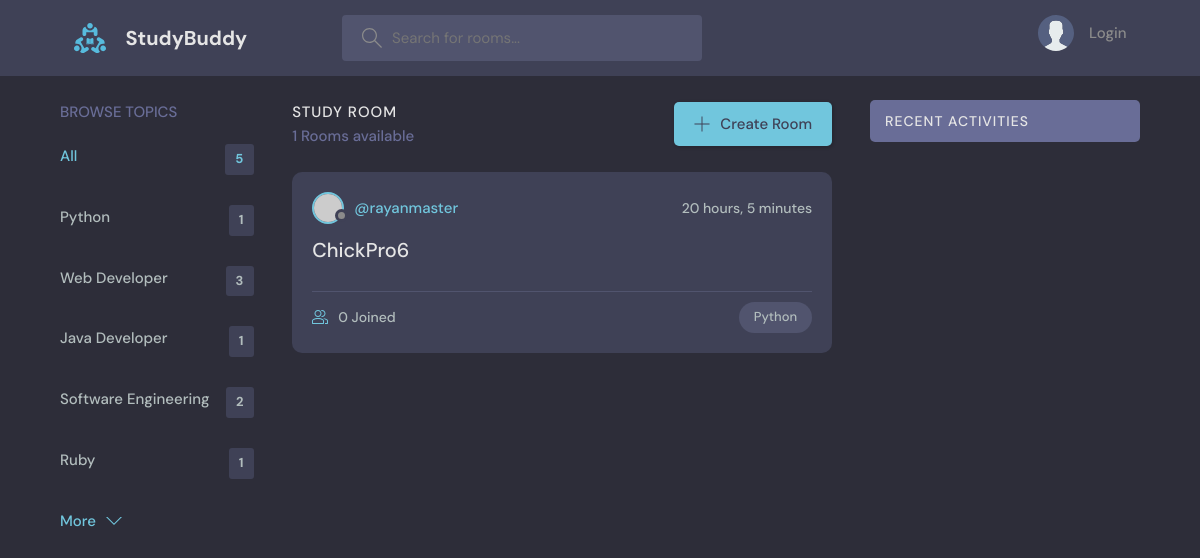
Page /?q=Python on the committed database.
### base/models.py (models this page shows, shortened)
class Topic(models.Model):
    name = models.CharField(max_length=200)

class Room(models.Model):
    host = models.ForeignKey(User, on_delete=models.SET_NULL, null=True)
    topic = models.ForeignKey(Topic, on_delete=models.SET_NULL, null=True)
    name = models.CharField(max_length=200)
    description = models.TextField(null=True, blank=True)
    participants = models.ManyToManyField(User, related_name='participants', blank=True)
    updated = models.DateTimeField(auto_now=True)
    created = models.DateTimeField(auto_now_add=True)
    class Meta:
        ordering = ['-updated', '-created']

### base/views.py (the view)
# urls.py: path("", views.home, name="home"),
def home(request):
    q = request.GET.get('q') if request.GET.get('q') != None else ''
    rooms = Room.objects.filter(
        Q(topic__name__icontains = q) |
        Q(name__icontains=q) |
        Q(description__icontains=q)
        )
    topics = Topic.objects.all()
    room_count = rooms.count()
    room_messages = Message.objects.filter(Q(room__topic__name__icontains=q))
    context = {'rooms': rooms, 'topics': topics, 'room_count': room_count, 'room_messages': room_messages}
    return render(request, 'base/home.html', context)

### base/templates/base/home.html (shortened to what this page needs)
{% extends 'main.html' %}
{% block content %}
    <main class="layout layout--3">
      <div class="container">
        {% include 'base/topics_bar.html' %}
        <div class="roomList">
          <div class="roomList__header">
            <div>
              <h2>Study Room</h2>
              <p>{{room_count}} Rooms available</p>
            </div>
            <a class="btn btn--main" href="{% url 'createroom' %}">
              <svg version="1.1" xmlns="http://www.w3.org/2000/svg" width="32" height="32" viewBox="0 0 32 32">
                <title>add</title>
                <path
                  d="M16.943 0.943h-1.885v14.115h-14.115v1.885h14.115v14.115h1.885v-14.115h14.115v-1.885h-14.115v-14.115z"
                ></path>
              </svg>
              Create Room
            </a>
          </div>
          {% include 'base/feed_bar.html' %}
        </div>
        {% include 'base/activity_bar.html' %}
      </div>
    </main>
{% endblock content %}

### base/templates/base/topics_bar.html
<div class="topics">
    <div class="topics__header">
      <h2>Browse Topics</h2>
    </div>
    <ul class="topics__list">
      <li>
        <a href="{% url 'home' %}" class="active">All <span>{{topics.count}}</span></a>
      </li>
      {% for topic in topics %}
      <li>
        <a href="{% url 'home' %}?q={{topic.name}}">{{topic.name}} <span>{{topic.room_set.all.count}}</span></a>
      </li>
      {% endfor %}
    </ul>
    <a class="btn btn--link" href="topics.html">
      More
      <svg version="1.1" xmlns="http://www.w3.org/2000/svg" width="32" height="32" viewBox="0 0 32 32">
        <title>chevron-down</title>
        <path d="M16 21l-13-13h-3l16 16 16-16h-3l-13 13z"></path>
      </svg>
    </a>
  </div>

### base/templates/base/feed_bar.html (shortened to what this page needs)
{% for room in rooms %}
<div class="roomListRoom">
    <div class="roomListRoom__header">
      <a href="{% url 'userprofile' room.host.id %}" class="roomListRoom__author">
        <div class="avatar avatar--small">
          <img src="https://randomuser.me/api/portraits/women/11.jpg" />
        </div>
        <span>@{{room.host.username}}</span>
      </a>
      <div class="roomListRoom__actions">
        <span>{{room.created|timesince}}</span>
      </div>
    </div>
    <div class="roomListRoom__content">
      <a href="{% url 'room' room.id %}">{{room.name}}</a>
    </div>
    <div class="roomListRoom__meta">
      <a href="{% url 'room' room.id %}" class="roomListRoom__joined">
        {{room.participants.all.count}} Joined
      </a>
      <p class="roomListRoom__topic">{{room.topic.name}}</p>
    </div>
  </div>
  {% endfor %}

### static/styles/style.css (style rules this page uses)
:root { --color-main: #71c6dd; --color-main-light: #e1f6fb; --color-dark: #3f4156; --color-dark-medium: #51546e; --color-dark-light: #696d97; --color-light: #e5e5e5; --color-gray: #8b8b8b; --color-light-gray: #b2bdbd; --color-bg: #2d2d39; --color-success: #5dd693; --color-error: #fc4b0b; }
* { font-family: "DM Sans", -apple-system, BlinkMacSystemFont, "Segoe UI", Roboto, Oxygen, Ubuntu, Cantarell, "Open Sans", "Helvetica Neue", sans-serif; margin: 0; padding: 0; box-sizing: border-box; text-rendering: optimizeLegibility; font-size: inherit; }
html { font-size: 56.25%; }
@media only screen and (min-width: 1200px) { html { font-size: 62.5%; } }
body { line-height: 1.6; font-weight: 400; font-size: 1.5rem; color: var(--color-light-gray); background-color: var(--color-bg); min-height: 100vh; }
img { width: 100%; }
a { display: inline-block; color: var(--color-main); text-decoration: none; }
.container { max-width: 120rem; width: 90%; margin: auto; }
.btn { background-color: transparent; border: none; display: inline-flex; align-items: center; gap: 1rem; cursor: pointer; transition: all ease-in-out 0.3s; padding: 1rem 2rem; border-radius: 5px; box-shadow: 1px 1px 3px 1px rgba(0, 0, 0, 0.15); font-weight: 500; }
.btn--link { border-radius: 0; padding: 0; color: var(--color-main); box-shadow: none; }
.btn--main { background-color: var(--color-main); color: var(--color-dark); }
.btn > svg { fill: currentColor; width: 1.6rem; height: 1.6rem; }
.avatar { position: relative; display: inline-block; border-radius: 50%; border: 2px solid var(--color-main); }
.avatar img { display: block; border-radius: 50%; object-fit: cover; object-position: center; }
.avatar::after { content: ""; display: block; position: absolute; background-color: var(--color-gray); z-index: 111; border-radius: 50%; border: 0.3rem solid var(--color-dark); }
.avatar.avatar--small img { width: 2.8rem; height: 2.8rem; }
.avatar.avatar--small:after { width: 0.7rem; height: 0.7rem; bottom: 0px; right: -6px; }
.layout { margin-top: 2.4rem; }
.layout > .container { display: flex; justify-content: space-between; align-items: flex-start; }
.layout--3 > .container > div:first-child { flex-basis: 18%; max-width: 22.5rem; }
.layout--3 > .container > div:nth-child(2) { flex-basis: 50%; }
.topics__header { margin-bottom: 2rem; }
.topics__header h2 { text-transform: uppercase; font-weight: 500; color: var(--color-dark-light); }
.topics__list { list-style: none; }
.topics__list li a { display: flex; justify-content: space-between; margin-bottom: 3rem; font-weight: 500; color: var(--color-light-gray); transition: all 0.3s ease-in-out; }
.topics__list li a.active, .topics__list li a:hover { color: var(--color-main); }
.topics__list li a span { padding: 0.5rem 1rem; background-color: var(--color-dark); border-radius: 3px; font-size: 1.3rem; font-weight: 700; letter-spacing: 1px; }
.roomList__header { display: flex; justify-content: space-between; align-items: center; margin-bottom: 2.4rem; }
.roomList__header h2 { text-transform: uppercase; font-weight: 500; color: var(--color-light); letter-spacing: 1px; }
.roomList__header p { font-weight: 500; color: var(--color-dark-light); }
.roomListRoom { margin-bottom: 2.4rem; background-color: var(--color-dark); border-radius: 1rem; padding: 2rem; }
.roomListRoom__header { display: flex; justify-content: space-between; align-items: center; }
.roomListRoom__author { font-weight: 500; display: flex; align-items: center; gap: 1rem; }
.roomListRoom__actions { display: flex; align-items: flex-start; gap: 1rem; position: relative; }
.roomListRoom__actions span { font-size: 1.4rem; font-weight: 500; }
.roomListRoom__content { margin: 1rem 0; }
.roomListRoom__content a { font-size: 2rem; font-weight: 500; margin-bottom: 1.5rem; color: var(--color-light); transition: all 0.3s ease-in-out; }
.roomListRoom__meta { border-top: 1px solid var(--color-dark-medium); padding-top: 1rem; display: flex; align-items: center; justify-content: space-between; }
.roomListRoom__joined { color: var(--color-light-gray); display: flex; align-items: center; gap: 1rem; font-size: 1.4rem; font-weight: 500; }
.roomListRoom__joined svg { fill: var(--color-main); width: 1.6rem; height: 1.6rem; }
.roomListRoom__topic { padding: 5px 1.5rem; background-color: var(--color-dark-medium); border-radius: 5rem; font-weight: 500; font-size: 1.3rem; }

### rows in the picture
Topic: name "Python", room_set.all.count "1"
Topic: name "Web Developer", room_set.all.count "3"
Topic: name "Java Developer", room_set.all.count "1"
Topic: name "Software Engineering", room_set.all.count "2"
Topic: name "Ruby", room_set.all.count "1"
Room: host.username "rayanmaster", created "20 hours, 5 minutes", name "ChickPro6", participants.all.count "0", topic.name "Python"

### other values in the picture
{{ topics.count }} "5"
{{ room_count }} "1"
